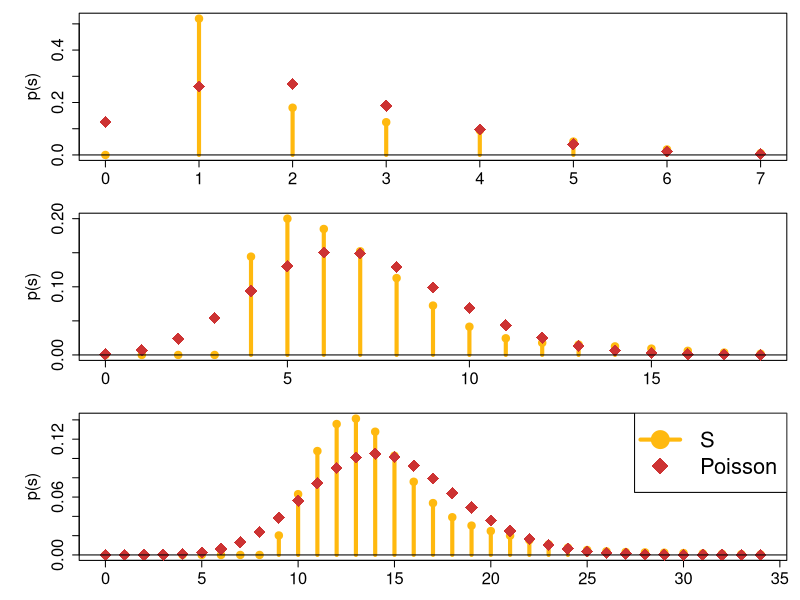
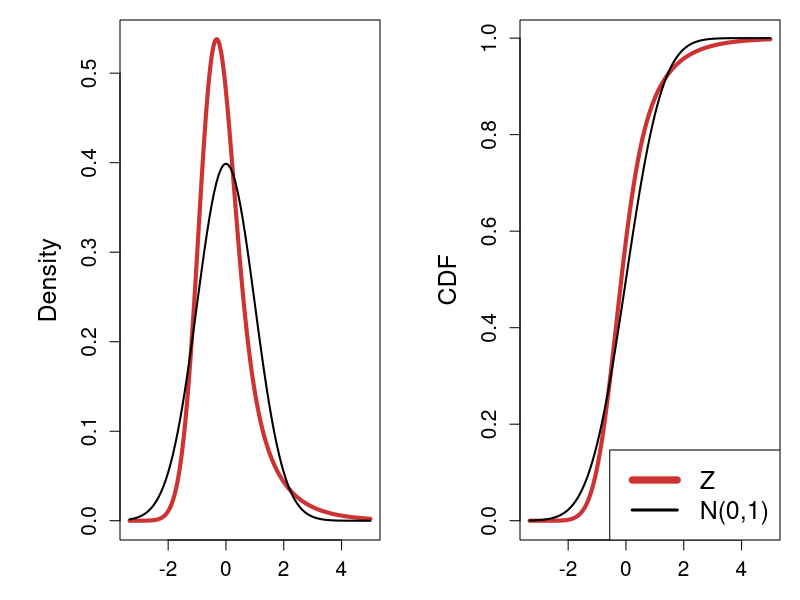

R code for these plots, in order:
# Theoretical PMF of the sum S = X_1 + ... X_n
pois.S <- function(s,m){
  p.s <- 0
  for (k in 0:m){
    p.k <- (2*k^2+m^2-2*m*k-m)/2
    j   <- 0:p.k
    partial.sum <- choose(m,k)*ifelse(p.k<=s,1,0)*sum((-1)^j*(p.k-j)^s*choose(p.k,j))
    p.s = p.s + partial.sum
  }
  return(log(2)^s/factorial(s)*(1/2)^m*p.s)
}

# Function to  plot the PMF of S, compared to that of a Pois(n*log(2))
plot.pois <-function(m=3, max=m^2, legend=F, col.2='brown3', col.1='darkgoldenrod1'){
  domain <- 0:max
  probs  <- sapply(domain, pois.S, m = m)
  probs.pois <- sapply(domain, dpois, lambda = (m^2-m)/2*log(2))
  plot(domain,probs,type="h", lwd = 4, col= col.1,xlab="s",ylab="p(s)", 
       cex.lab=1.5, cex.axis=1.5)
  points(domain,probs,col=col.1, cex = 1.5, pch = 19)
  points(domain,probs.pois, col=col.2,cex = 2.5, pch=18)
  abline(h=0,col='black')
  if(legend){legend("topright", NULL, ncol = 1, cex = 2, legend=c("S", "Poisson"), 
         col=c(col.1, col.2), lwd = c(4,0), lty = c(1,0), pch = c(19,18), 
         pt.cex = c(3,3.5))}
}

# Create (and save) three plots (for different sample sizes)
pdf(file = "poisson_pmf.pdf", width = 8, height = 11)
par(mfrow=c(3,1))
par(mar=c(3,6,1,1))
plot.pois(m=3, 7)
plot.pois(m=5, 18)
plot.pois(m=7, 34, legend=T)
dev.off()

# Density and CDF of the standardised sample mean (if sample size goes to infinity)
f.s <- function(s){
  s <- s + r*sqrt((ell-1)/2)
  k = (ell-1)/2
  theta = r*sqrt(2/(ell-1))
  b <- (2*(1-r^2))
  I.S <- function(x){x^(k-1)*exp(x*(2*s/b - 1/theta) - x^2/b)}
  return(exp(-s^2/b)/(sqrt(pi*b)*gamma(k)*theta^k)
         *integrate(I.S, lower = 0, upper = Inf, abs.tol = 10^(-20))$value)
}

F.S <- function(s){
  s <-  s + r*sqrt((ell-1)/2)
  k = (ell-1)/2
  theta = r*sqrt(2/(ell-1))
  I.S <- function(x){x^(k-1)*exp(-x/theta)*pnorm((s-x)/sqrt(1-r^2))}
  1/(gamma(k)*theta^k)*integrate(I.S, lower=0, upper = Inf, abs.tol=10^(-20))$value
}  

sd <- 5
x <- matrix(seq(-2*sd/3, sd, by = 0.005), ncol = 1)
r    <- sqrt(log(2))
ell <- 2
hx.r08    <- apply(x, 1, f.s)
hxCDF.r08 <- apply(x, 1, F.S)

# Plot density and CDF, also compared to a N(0,1)
pdf(file = "poisson_CLT.pdf", width = 16, height = 8)
par(mfrow=c(1,2))
par(mar=c(3,6,1,1))
#Density
plot(x, hx.r08, type="l", lty=1, col = "brown3", lwd = 4, xlab="", 
     ylab="Density", cex.lab = 1.5, cex.axis = 1.25)
curve(dnorm(x, 0, 1), col="black", lty = 1, lwd=2, add=TRUE)
#CDF
plot(x, hxCDF.r08, type="l", lty=1, col = "brown3", lwd = 4, xlab="", 
     ylab="CDF", cex.lab = 1.5, cex.axis = 1.25)
curve(pnorm(x, 0, 1), col="black", lty = 1, lwd=2, add=TRUE)
legend("bottomright", NULL, ncol = 1, cex = 1.5, legend=c("Z", "N(0,1)"), 
       col=c("brown3", "black"), lty = c(1, 1), lwd = c(7,3))
dev.off()
